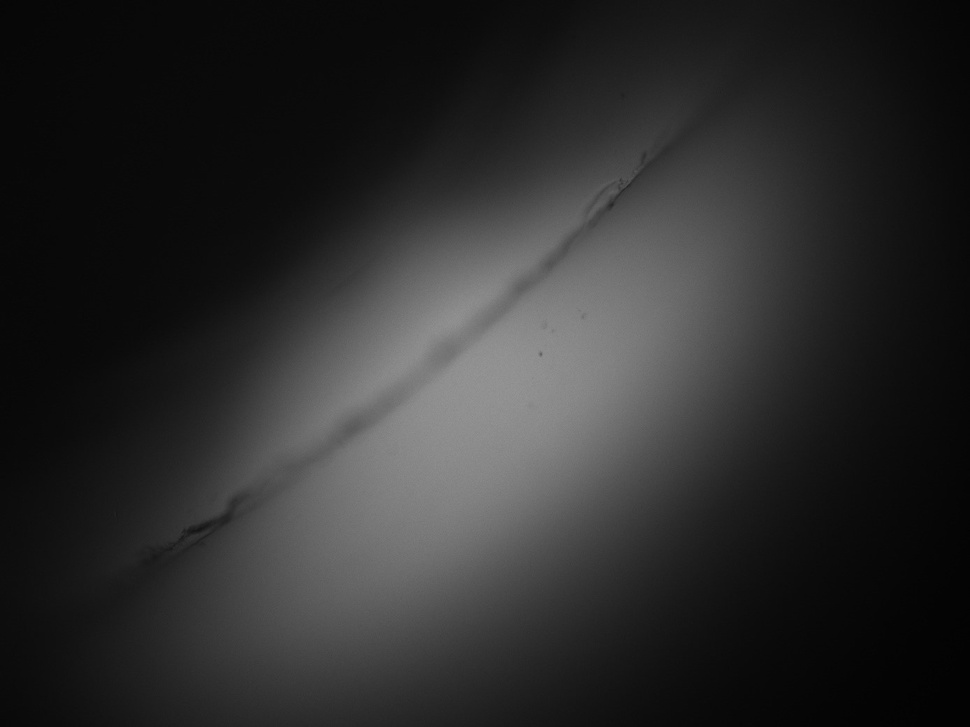
#> input picture ImageProcessing/grey1.jpg, 970 x 727 px, shrunk from 1388 x 1040 before the run; the run also reads 1 picture not shown here
$ python grey.py
#> lines starting #> are read from the running program, lines starting #| are printed output that depends on the picture
# -*- coding: utf-8 -*-
"""
@author: Marios Theodorou
"""
# =============================================================================
# This is a sample program to measure the intensity of four grey photos from a fluorescent miscroscope analysis.
# It is based on the Filter program and contains only the image analysis of the origial pictures.
# Note that Python imports pictures in standard x y 3 format even if they are grey : when grey all three layers are the same (R=G=B)
# The program contains the same functions included in Filter.
# The pictures are converted to standard RGB, then to CIE 1931 XYZ trichromaticity values, then to xyY where Y is the intensity.
# The mean of the intensity of each picture and intensity histogram are generated.

# =============================================================================
import colour
import matplotlib.pyplot as plt
import numpy as np
import cv2
# from colour.plotting import * #needed for Chromaticity diagram
# import math
# import scipy.io as sio

# Python requires functions to be defined before calling them. Hence they have to go first in the code
# --------------------------------------------------------------------------------------------------------
def fRGBtoXYZ(RGBimage):
    # Converts image from sRGB to XYZ (CIE 1931 specs)
    # RGBimage has to be a matrix of the shape x y 3, with xy the image pixel addresses for the sRGB values, which must be in the raange 0-1.0
    # http://www.brucelindbloom.com/index.html?WorkingSpaceInfo.html
    # This was written based on information from this site to conform to the Matlab transformations. Libraries with standard trasnforms have different approaches.
    RGB_to_XYZ_matrix = np.array([[0.4124564,  0.3575761,  0.1804375],
                                  [0.2126729,  0.7151522,  0.0721750],
                                  [0.0193339,  0.1191920,  0.9503041]])
    v=[0,0,0]
    XYZimage= np.empty_like(RGBimage)
    #xyYimage= np.empty_like(XYZimage)
    dimS=RGBimage.shape # check shape - different from dim

    for i in range(dimS[0]): # loops fom
        for j in range(dimS[1]):
            for k in range(3):
                V = RGBimage[i,j,k]
                if V<=0.04045:
                    v[k]=V/12.92
                else:
                    v[k]=((V+0.055)/1.055)**2.4

            XYZimage[i,j,:]= RGB_to_XYZ_matrix.dot(v)
    return XYZimage

# --------------------------------------------------------------------------------------------------------
def fXYZtoRGB(XYZimage):
    # Converts image from CIE 1931 XYZ to sRGB
    # XYZimage has to be a matrix of the shape x y 3, with xy the image pixel addresses for the XYZ values, which are in the raange 0-1.0
    # The RGB image values are the rage 0-1.0
    # http://www.brucelindbloom.com/index.html?WorkingSpaceInfo.html
    # This was written based on information from this site to conform to the Matlab transformations. Libraries with standard trasnforms have different approaches.
    RGB_to_XYZ_matrix = np.array([[0.4124564,  0.3575761,  0.1804375],
                                  [0.2126729,  0.7151522,  0.0721750],
                                  [0.0193339,  0.1191920,  0.9503041]])

    XYZ_to_RGB_matrix=np.linalg.inv(RGB_to_XYZ_matrix)

    V=[0,0,0]
    RGBimage = np.empty_like(XYZimage)
    dimS=RGBimage.shape # check shape - different from dim
    for i in range(dimS[0]): # loops fom 0-79
        for j in range(dimS[1]):
            V= XYZ_to_RGB_matrix.dot(XYZimage[i,j,:])
            for k in range(3):
                v = V[k]
                if v<=0.0031308:
                    V[k]=v*12.92
                else:
                    V[k]=1.055*(v)**(1/2.4)-0.055
            RGBimage[i,j,:]=V
    return RGBimage

# --------------------------------------------------------------------------------------------------------
def Linearise(imgMatrix):
    # Converts image from shape [x y 3] to 3 linear lists so that they can be plotted. Aligns all the numbers row by row separately for R, G, B
    # The output is a list of 3 linear Numpy arrays  with all the values of R G B
    sz=imgMatrix.shape
    Linx=np.reshape(imgMatrix[:,:,0],sz[0]*sz[1])
    Liny=np.reshape(imgMatrix[:,:,1],sz[0]*sz[1])
    LinY=np.reshape(imgMatrix[:,:,2],sz[0]*sz[1])
    LinImg=[Linx,Liny,LinY]
    return LinImg

# --------------------------------------------------------------------------------------------------------
def fXYZtoxyY(XYZimage):
    # Converts image from XYZ to xyY
    # Note that the function from colour library, colour.XYZ_to_xyY(imgXYZ) is wrong: it converts [000] to white Y value instead of 0
    xyYimage=colour.XYZ_to_xyY(XYZimage)
    # correct for 000 to get 000 not white
    dim=XYZimage.shape
    for i in range(dim[0]):
        for j in range(dim[1]):
            if XYZimage[i,j,1]==0:  # If intensity=0 set to 0
                xyYimage[i,j,:]=0
    return xyYimage
# --------------------------------------------------------------------------------------------------------

# MAIN CODE

# Import picture and do all conversions - BGR to RGB, RGB to XYZ, XYZ to xyY, linearize data to use in histogram and plots
g1=cv2.imread('grey1.jpg');
#> g1 is the input picture: shape (727, 970, 3); min 1, max 151, mean 43.5
g2=cv2.imread('grey2.jpg');
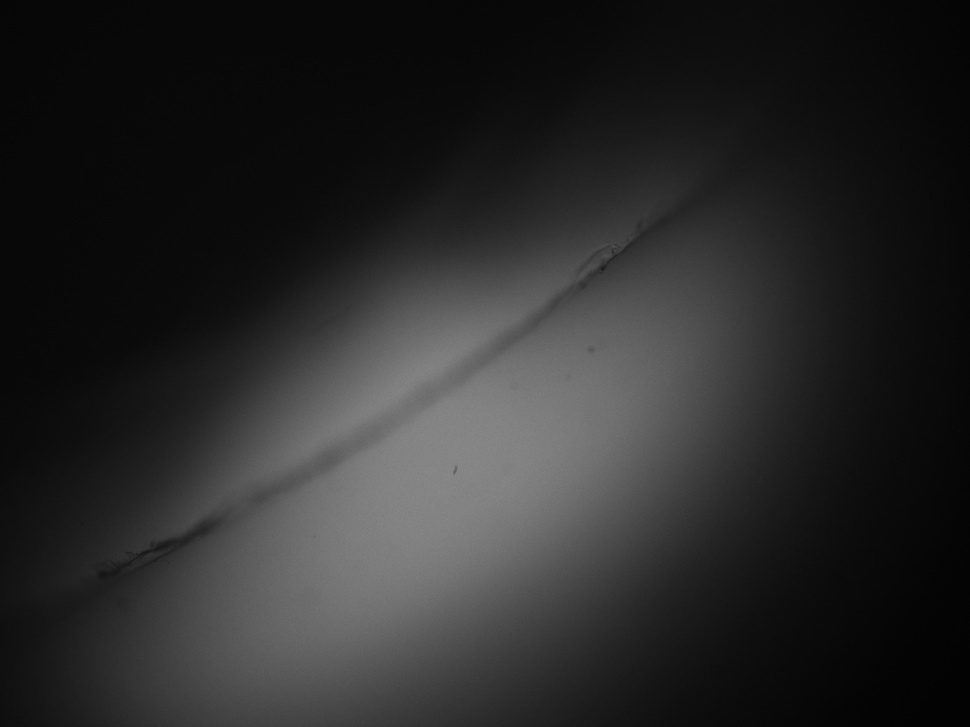
#> input picture ImageProcessing/grey2.jpg, 970 x 727 px, shrunk from 1388 x 1040 before the run
#> g2 is the input picture: shape (727, 970, 3); min 2, max 139, mean 40.8
g4=cv2.imread('grey3.jpg');
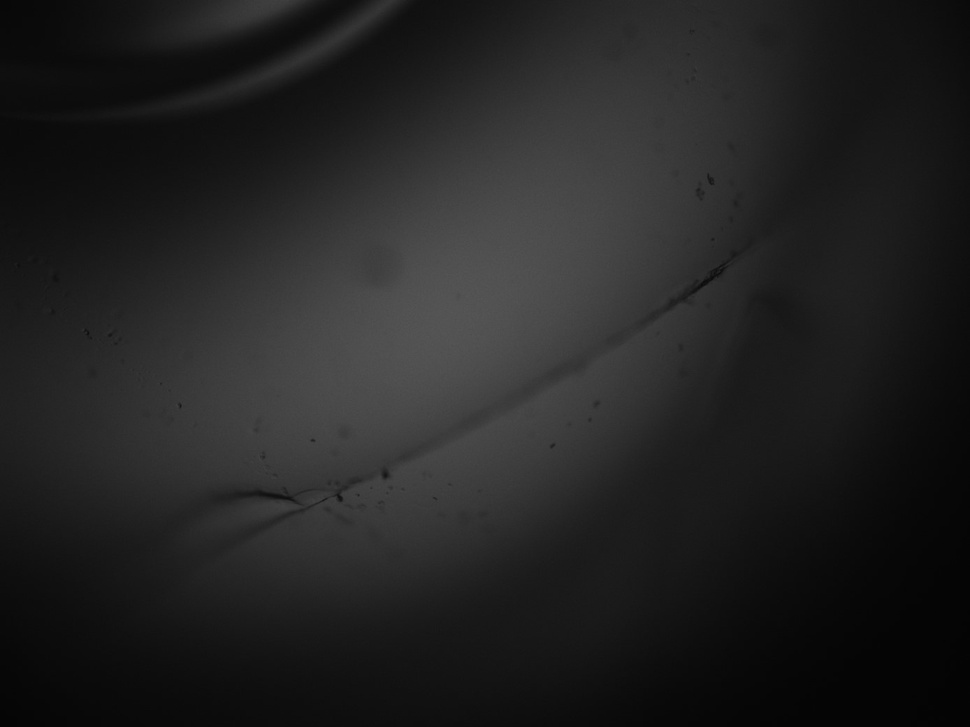
#> input picture ImageProcessing/grey3.jpg, 970 x 727 px, shrunk from 1388 x 1040 before the run
#> g4 is the input picture: shape (727, 970, 3); min 3, max 87, mean 34.5
g3=cv2.imread('grey4.jpg');

grey1RGB=cv2.cvtColor(g1, cv2.COLOR_BGR2RGB)
grey2RGB=cv2.cvtColor(g2, cv2.COLOR_BGR2RGB)
grey3RGB=cv2.cvtColor(g3, cv2.COLOR_BGR2RGB)
grey4RGB=cv2.cvtColor(g4, cv2.COLOR_BGR2RGB)

grey1XYZ=fRGBtoXYZ(grey1RGB/255)
#> after the loop in fRGBtoXYZ, `for i in range(dimS[0]):`:
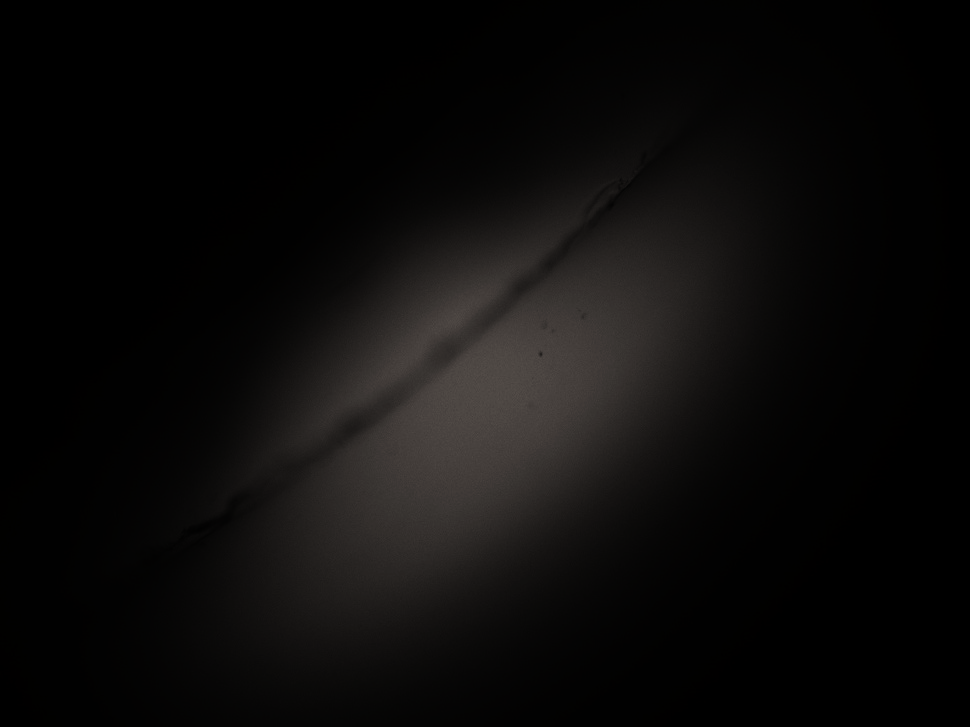
#> XYZimage: shape (727, 970, 3) float64; mean of channels 0, 1, 2 0.0431, 0.0453, 0.0494; drawn as B, G, R
#> after the loop in fRGBtoXYZ, `for i in range(dimS[0]):`: v = [0.000911, 0.000911, 0.000911]
grey2XYZ=fRGBtoXYZ(grey2RGB/255)
#> after the loop in fRGBtoXYZ (call 2), `for i in range(dimS[0]):`:
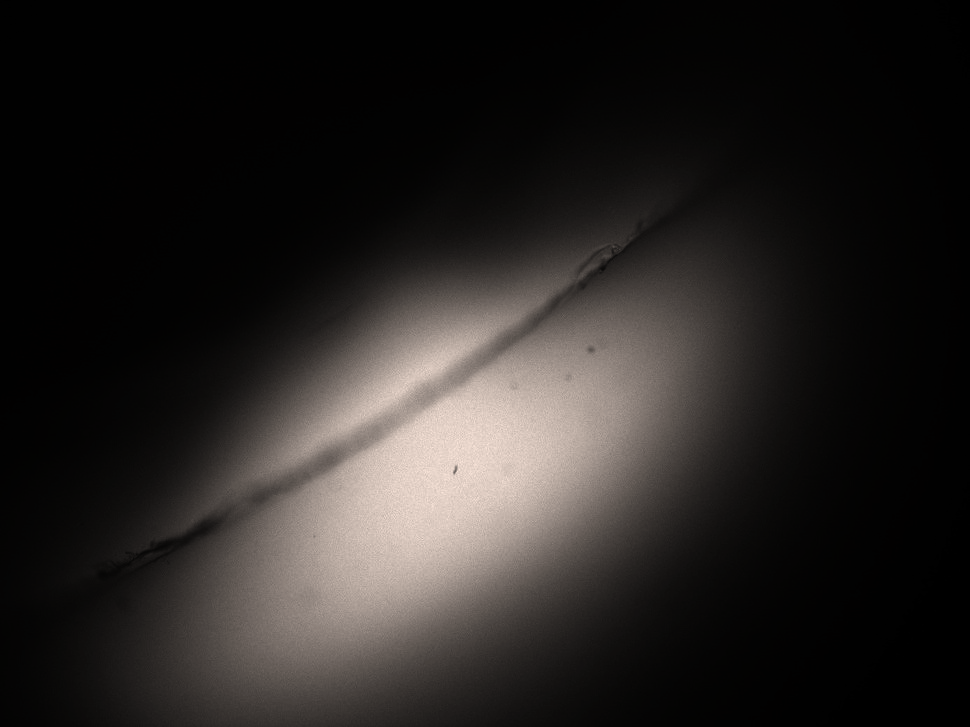
#> XYZimage: shape (727, 970, 3) float64; mean of channels 0, 1, 2 0.0388, 0.0409, 0.0445; drawn with min black and max white
grey3XYZ=fRGBtoXYZ(grey3RGB/255)
grey4XYZ=fRGBtoXYZ(grey4RGB/255)
#> after the loop in fRGBtoXYZ (call 4), `for i in range(dimS[0]):`:
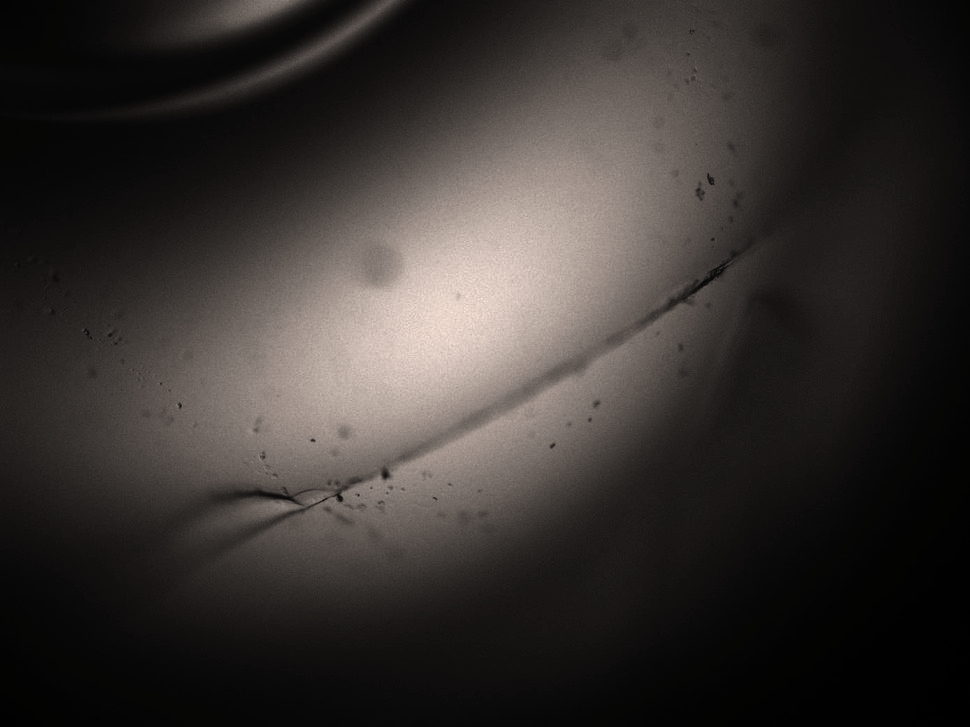
#> XYZimage: shape (727, 970, 3) float64; mean of channels 0, 1, 2 0.0203, 0.0214, 0.0233; drawn with min black and max white
#> after the loop in fRGBtoXYZ (call 4), `for i in range(dimS[0]):`: v = [0.00121, 0.00121, 0.00121]

#> (the run stopped early here; a loop or call above may not have finished)
